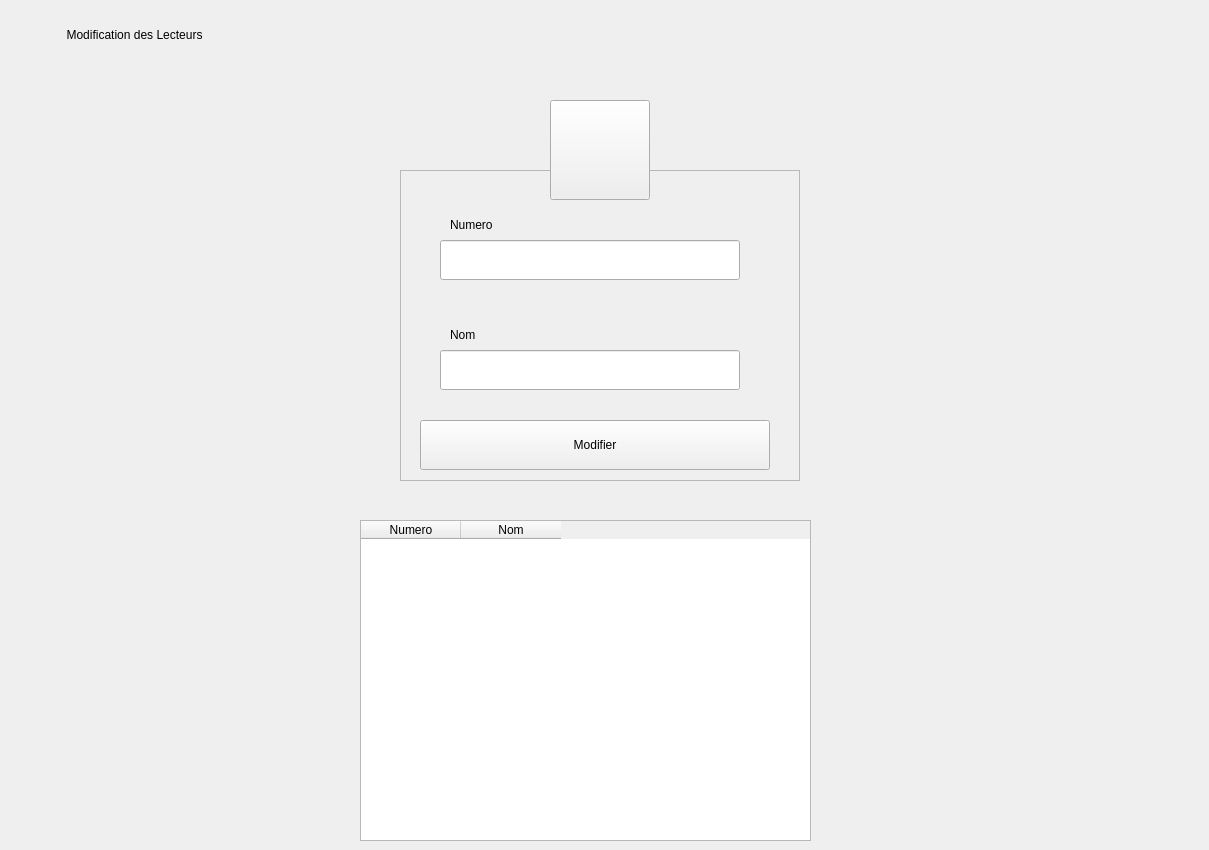
      <widget class="QWidget" name="pageLecteurModification">
       <widget class="QPushButton" name="retourLecteurModifier">
        <property name="geometry">
         <rect>
          <x>1070</x>
          <y>30</y>
          <width>70</width>
          <height>70</height>
         </rect>
        </property>
        <property name="styleSheet">
         <string notr="true"/>
        </property>
        <property name="text">
         <string/>
        </property>
        <property name="icon">
         <iconset resource="sourceimage.qrc">
          <normaloff>:/images/back.png</normaloff>:/images/back.png</iconset>
        </property>
        <property name="iconSize">
         <size>
          <width>40</width>
          <height>40</height>
         </size>
        </property>
        <property name="flat">
         <bool>true</bool>
        </property>
       </widget>
       <widget class="QPushButton" name="imageLecteur_2">
        <property name="geometry">
         <rect>
          <x>550</x>
          <y>100</y>
          <width>100</width>
          <height>100</height>
         </rect>
        </property>
        <property name="text">
         <string/>
        </property>
        <property name="icon">
         <iconset resource="sourceimage.qrc">
          <normaloff>:/images/boss.png</normaloff>:/images/boss.png</iconset>
        </property>
        <property name="iconSize">
         <size>
          <width>75</width>
          <height>75</height>
         </size>
        </property>
       </widget>
       <widget class="QFrame" name="frame_5">
        <property name="enabled">
         <bool>true</bool>
        </property>
        <property name="geometry">
         <rect>
          <x>400</x>
          <y>170</y>
          <width>400</width>
          <height>311</height>
         </rect>
        </property>
        <property name="styleSheet">
         <string notr="true"/>
        </property>
        <property name="frameShape">
         <enum>QFrame::StyledPanel</enum>
        </property>
        <property name="frameShadow">
         <enum>QFrame::Raised</enum>
        </property>
        <widget class="QLabel" name="numeroLecteur_2">
         <property name="geometry">
          <rect>
           <x>50</x>
           <y>30</y>
           <width>125</width>
           <height>50</height>
          </rect>
         </property>
         <property name="styleSheet">
          <string notr="true"/>
         </property>
         <property name="text">
          <string>Numero</string>
         </property>
        </widget>
        <widget class="QLineEdit" name="numeroLecteurModifier">
         <property name="geometry">
          <rect>
           <x>40</x>
           <y>70</y>
           <width>300</width>
           <height>40</height>
          </rect>
         </property>
         <property name="styleSheet">
          <string notr="true"/>
         </property>
         <property name="text">
          <string/>
         </property>
        </widget>
        <widget class="QLabel" name="nomLecteur_2">
         <property name="geometry">
          <rect>
           <x>50</x>
           <y>140</y>
           <width>125</width>
           <height>50</height>
          </rect>
         </property>
         <property name="text">
          <string>Nom</string>
         </property>
        </widget>
        <widget class="QLineEdit" name="nomLecteurModifier">
         <property name="geometry">
          <rect>
           <x>40</x>
           <y>180</y>
           <width>300</width>
           <height>40</height>
          </rect>
         </property>
         <property name="styleSheet">
          <string notr="true"/>
         </property>
        </widget>
        <widget class="QPushButton" name="modifierLecteur">
         <property name="geometry">
          <rect>
           <x>20</x>
           <y>250</y>
           <width>350</width>
           <height>50</height>
          </rect>
         </property>
         <property name="styleSheet">
          <string notr="true"/>
         </property>
         <property name="text">
          <string>Modifier</string>
         </property>
        </widget>
       </widget>
       <widget class="QLabel" name="modificationLecteurLabel">
        <property name="geometry">
         <rect>
          <x>0</x>
          <y>0</y>
          <width>1200</width>
          <height>70</height>
         </rect>
        </property>
        <property name="text">
         <string>                    Modification des Lecteurs</string>
        </property>
        <property name="margin">
         <number>0</number>
        </property>
       </widget>
       <widget class="QTableWidget" name="tableLecteurModifier">
        <property name="geometry">
         <rect>
          <x>360</x>
          <y>520</y>
          <width>451</width>
          <height>321</height>
         </rect>
        </property>
        <column>
         <property name="text">
          <string>Numero</string>
         </property>
        </column>
        <column>
         <property name="text">
          <string>Nom</string>
         </property>
        </column>
       </widget>
       <zorder>retourLecteurModifier</zorder>
       <zorder>frame_5</zorder>
       <zorder>imageLecteur_2</zorder>
       <zorder>modificationLecteurLabel</zorder>
       <zorder>tableLecteurModifier</zorder>
      </widget>
